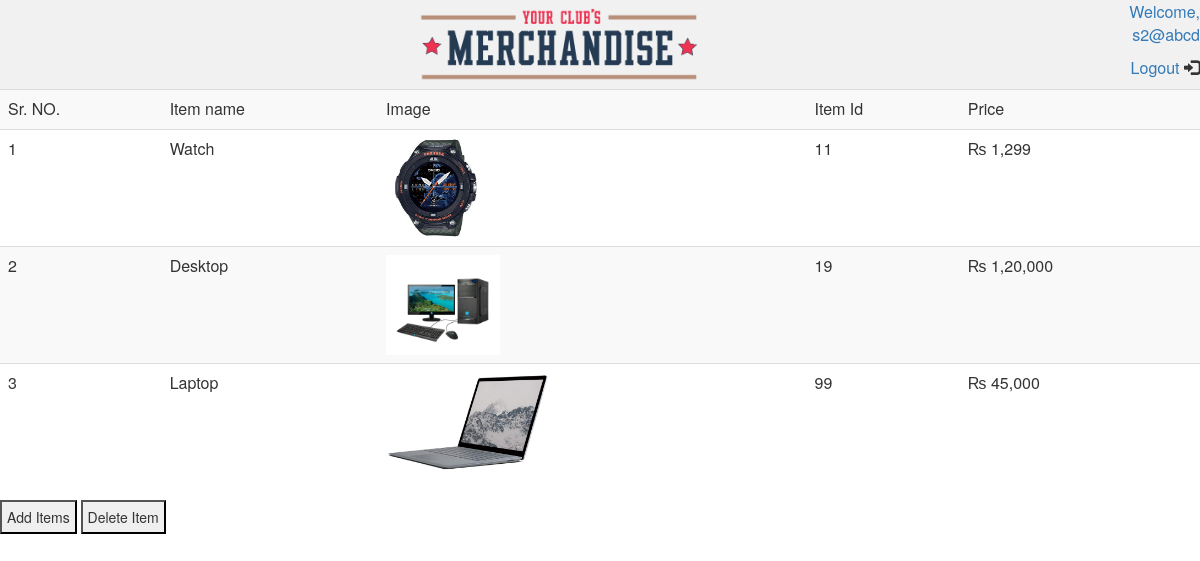
The app's page /homeSeller.php (signed in) with its own data.
### tables this page shows
CREATE TABLE `product` (
  `name` varchar(255) NOT NULL,
  `id` int(11) NOT NULL,
  `sellerid` varchar(255) NOT NULL,
  `price` int(11) NOT NULL,
  `image` varchar(255) NOT NULL
);

### money.php (called while the page is built)
<?php
	function moneyFormatIndia($num) {
    $explrestunits = "" ;
    if(strlen($num)>3) {
        $lastthree = substr($num, strlen($num)-3, strlen($num));
        $restunits = substr($num, 0, strlen($num)-3);
        $restunits = (strlen($restunits)%2 == 1)?"0".$restunits:$restunits;
        $expunit = str_split($restunits, 2);
        for($i=0; $i<sizeof($expunit); $i++) {
            if($i==0) {
                $explrestunits .= (int)$expunit[$i].",";
            } else {
                $explrestunits .= $expunit[$i].",";
            }
        }
        $thecash = $explrestunits.$lastthree;
    } else {
        $thecash = $num;
    }
    return $thecash;
}
?>

### homeSeller.php (the view, shortened to what this page needs)
<?php
include('money.php');
?>
<html>
<head>
    <link href="https://maxcdn.bootstrapcdn.com/bootstrap/4.1.3/css/bootstrap.min.css" rel="stylesheet">
    <link rel="stylesheet" href="https://maxcdn.bootstrapcdn.com/bootstrap/3.4.1/css/bootstrap.min.css">
</head>
<body>
	<table width="100%" class="tab1">
		<tr>
			<td rowspan="2">
				<img src="images/logo.png" class="center">
			</td>
			<td>
				<p style="text-align: right;">
				<a href="#">
				<?php echo "Welcome, ".$_SESSION['user_id'];?>
				</a>
				</p>
			</td>
		</tr>
		<tr>
			<td width="7%">
				<p style="text-align: right;"><a href="logout.php">Logout </a><span class="glyphicon glyphicon-log-in">
				</p>
			</td>
		</tr>
	</table>
	<table class="table table-striped">
		<tr>
			<td>Sr. NO.</td>
			<td>Item name</td>
			<td>Image</td>
			<td>Item Id</td>
			<td>Price</td>
		</tr>
		<?php
			$seller=$_SESSION['user_id'];
			$qry= "select * from product where sellerId='$seller'";
			$run=mysqli_query($con,$qry);
			$i=1;
			while($row=mysqli_fetch_array($run))
			{
				$itemName=$row['name'];
				$itemImage=$row['image'];
				$itemId=$row['id'];
				$itemPrice=$row['price'];
		?>
		<tr>
			<td><?php echo $i++; ?></td>
			<td><?php echo $itemName; ?></td>
			<td><img src="product/<?php echo $itemImage; ?>" height="100px;" weidth="100px"</td>
			<td><?php echo $itemId; ?></td>
			<td>&#x20a8; <?php echo moneyFormatIndia($itemPrice); ?></td>
		</tr>
		<?php
			}
		?>
	</table>
	<button onclick="add()" id="addBtn">Add Items</button>
	<button onclick="del()" id="delBtn">Delete Item</button>
	<br>
	<br>
</body>
</html>

### homeSeller.php (style rules this page uses)
button { padding: 5px; margin: 0 0 15px; border-radius: 5px; font-size: 15px; }
a { text-decoration: none; }
.tab1 { padding: 0px; background-color: #f1f1f1; }
.center { display: block; margin-left: auto; margin-right: auto; width: 25%; }

### records on screen
product: name "Watch", image (picture), id "11", price "1,299"
product: name "Desktop", image (picture), id "19", price "1,20,000"
product: name "Laptop", image (picture), id "99", price "45,000"

### other values on screen
$_SESSION['user_id'] "s2@abcd"
